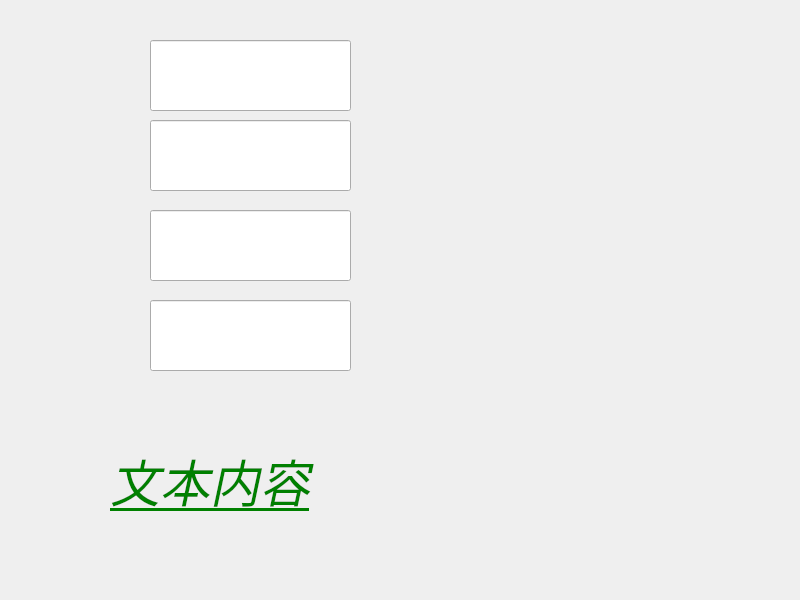
<?xml version="1.0" encoding="UTF-8"?>
<ui version="4.0">
 <class>Widget</class>
 <widget class="QWidget" name="Widget">
  <property name="geometry">
   <rect>
    <x>0</x>
    <y>0</y>
    <width>800</width>
    <height>600</height>
   </rect>
  </property>
  <property name="windowTitle">
   <string>Widget</string>
  </property>
  <widget class="QLineEdit" name="lineEdit">
   <property name="geometry">
    <rect>
     <x>150</x>
     <y>40</y>
     <width>201</width>
     <height>71</height>
    </rect>
   </property>
   <property name="focusPolicy">
    <enum>Qt::WheelFocus</enum>
   </property>
  </widget>
  <widget class="QLineEdit" name="lineEdit_2">
   <property name="geometry">
    <rect>
     <x>150</x>
     <y>120</y>
     <width>201</width>
     <height>71</height>
    </rect>
   </property>
   <property name="focusPolicy">
    <enum>Qt::TabFocus</enum>
   </property>
  </widget>
  <widget class="QLineEdit" name="lineEdit_3">
   <property name="geometry">
    <rect>
     <x>150</x>
     <y>210</y>
     <width>201</width>
     <height>71</height>
    </rect>
   </property>
   <property name="focusPolicy">
    <enum>Qt::NoFocus</enum>
   </property>
  </widget>
  <widget class="QLineEdit" name="lineEdit_4">
   <property name="geometry">
    <rect>
     <x>150</x>
     <y>300</y>
     <width>201</width>
     <height>71</height>
    </rect>
   </property>
   <property name="focusPolicy">
    <enum>Qt::ClickFocus</enum>
   </property>
  </widget>
  <widget class="QLabel" name="label">
   <property name="geometry">
    <rect>
     <x>110</x>
     <y>420</y>
     <width>251</width>
     <height>121</height>
    </rect>
   </property>
   <property name="styleSheet">
    <string notr="true">font-family: '微软雅黑';
font-size: 50px;
font-style: italic;
text-decoration: underline;
color: green;
</string>
   </property>
   <property name="text">
    <string>文本内容</string>
   </property>
  </widget>
 </widget>
 <resources/>
 <connections/>
</ui>
